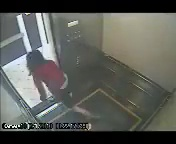
#> input picture imagenes1/image_0016.jpg, 176 x 144 px, found by its file name; its folder holds only this picture in this run
$ python vectoresImagenes.py
#> lines starting #> are read from the running program, lines starting #| are printed output that depends on the picture; after the words box and inside, x2 and y2 are one past the last pixel; in counts of white or black regions, pixels touching at a corner belong together
import cv2
import numpy as np
import os

output_image_folder = "imagenes_resultantes"
if not os.path.exists(output_image_folder):
    os.makedirs(output_image_folder)

# Obtener la lista de nombres de archivos de imágenes en la carpeta de entrada
input_image_folder = "imagenes1"
image_files = sorted(os.listdir(input_image_folder))

# Leer la primera imagen para obtener su tamaño
first_image = cv2.imread(os.path.join(input_image_folder, image_files[0]))
#> first_image is the input picture: shape (144, 176, 3); mean B, G, R 88.8, 94.5, 92.6
height, width, _ = first_image.shape
#> height = 144; width = 176

# Calcular el tamaño de cada cuadro en la matriz 20x20
cell_width = width // 20
#> cell_width = 8
cell_height = height // 20
#> cell_height = 7

# Parámetros para el algoritmo de Lucas-Kanade
lk_params = dict(winSize=(50, 50), maxLevel=4, criteria=(cv2.TERM_CRITERIA_EPS | cv2.TERM_CRITERIA_COUNT, 10, 0.001))

# Inicializar algunas variables
old_gray = None
p0 = None
blue_vectors_count = 0  # Contador de vectores azules pintados
iteration_count = 0  # Contador de iteraciones
cell_magnitude_sum = np.zeros((20, 20))  # Matriz para almacenar la suma de magnitudes por celda
cell_count = np.zeros((20, 20), dtype=int)  # Matriz para almacenar el conteo de vectores por celda

# Iterar sobre los nombres de archivos de imágenes
for image_file in image_files:
    # Leer la imagen actual
    frame = cv2.imread(os.path.join(input_image_folder, image_file))

    # Convertir a escala de grises
    gray = cv2.cvtColor(frame, cv2.COLOR_BGR2GRAY)
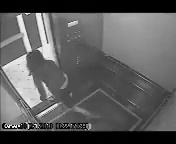
#> gray: shape (144, 176); min 0, max 253, mean 93.3

    # Si es el primer cuadro o después de cierto tiempo, detectar esquinas nuevamente
    if old_gray is None or iteration_count % 50 == 0:
        p0 = cv2.goodFeaturesToTrack(gray, mask=None, maxCorners=200, qualityLevel=0.0008, minDistance=10, blockSize=5, k=0.004)
#> p0 = 75 rows, first 8: [10, 127], [41, 14], [28, 124], [20, 15], [28, 50], [3, 67], [87, 128], [39, 49]
        old_gray = gray.copy()

    else:
        # Calcular el flujo óptico con el algoritmo de Lucas-Kanade
        p1, st, err = cv2.calcOpticalFlowPyrLK(old_gray, gray, p0, None, **lk_params)

        # Verificar que el cálculo del flujo óptico fue exitoso
        if p1 is not None:
            # Seleccionar puntos buenos
            good_new = p1[st == 1]
            good_old = p0[st == 1]

            # Coordenadas de los puntos de inicio de los vectores azules
            blue_start_points = []

            # Dibujar los vectores de movimiento y detectar celdas con magnitud mayor a 1.5
            for i, (new, old) in enumerate(zip(good_new, good_old)):
                a, b = new.ravel()
                c, d = old.ravel()
                vector = (a - c, b - d)

                # Filtrar vectores con magnitud significativa
                magnitude = np.sqrt(vector[0] ** 2 + vector[1] ** 2)
                if magnitude > 0.5:  # Mantenemos el umbral en 0.5
                    if magnitude > 3.5: # caida
                    #if magnitude > 2: # fractura
                        color = (255, 0, 0)  # Pintar de azul si la magnitud es mayor a 1.5
                        blue_vectors_count += 1  # Incrementar el contador de vectores azules
                    else:
                        color = (0, 255, 0)  # Pintar de verde si la magnitud es menor o igual a 1.5
                    cv2.arrowedLine(frame, (int(c), int(d)), (int(c + 5 * vector[0]), int(d + 5 * vector[1])), color, 2)

                    # Registrar los puntos de inicio de los vectores azules
                    if color == (255, 0, 0):
                        blue_start_points.append((int(c), int(d)))

                    # Calcular las coordenadas de la celda correspondiente
                    cell_x = min(int(c // cell_width), 19)
                    cell_y = min(int(d // cell_height), 19)

                    # Actualizar la suma de magnitudes y el conteo de vectores por celda
                    cell_magnitude_sum[cell_y, cell_x] += magnitude
                    cell_count[cell_y, cell_x] += 1
                else:
                    # Remover los puntos de inicio de los vectores que ya no están presentes
                    blue_start_points = [(x, y) for x, y in blue_start_points if any((abs(x - px) > 5 or abs(y - py) > 5) for px, py in good_new)]

            # Pintar la celda donde comienza un vector azul de color rojo
            for x, y in blue_start_points:
                cell_x = x // cell_width
                cell_y = y // cell_height
                cv2.rectangle(frame, (cell_x * cell_width, cell_y * cell_height), ((cell_x + 1) * cell_width, (cell_y + 1) * cell_height), (0, 0, 255), -1)

            # Actualizar los puntos anteriores
            p0 = good_new.reshape(-1, 1, 2)
            old_gray = gray.copy()

    # Dibujar la cuadrícula en cada celda
    for i in range(0, width, cell_width):
        cv2.line(frame, (i, 0), (i, height), (0, 255, 255), 1)
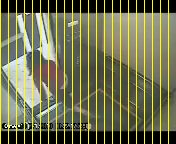
#> frame: shape (144, 176, 3); 12.5% of pixels changed, all inside (x1, y1, x2, y2) = (0, 0, 169, 144)
    for j in range(0, height, cell_height):
        cv2.line(frame, (0, j), (width, j), (0, 255, 255), 1)
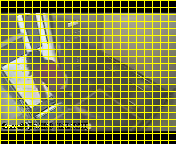
#> frame: shape (144, 176, 3); 12.76% of pixels changed, all inside (x1, y1, x2, y2) = (1, 0, 176, 141)

    # Guardar la imagen resultante
    output_image_path = os.path.join(output_image_folder, f"result_{iteration_count}.jpg")
    cv2.imwrite(output_image_path, frame)

    # Imprimir el número de iteración y el número de vectores azules pintados en esta iteración
    print("Iteración:", iteration_count, "- Número de vectores azules pintados:", blue_vectors_count)

    # Reiniciar el contador de vectores azules para la próxima iteración
    blue_vectors_count = 0

    # Incrementar el contador de iteraciones
    iteration_count += 1

# Calcular el promedio por celda de la magnitud de los vectores
average_magnitude_per_cell = cell_magnitude_sum / np.maximum(cell_count, 1)


# Guardar el promedio final de los promedios por celdas en el archivo final
print("Imágenes resultantes guardadas en la carpeta:", output_image_folder)


# Liberar los recursos y cerrar la ventana
cv2.destroyAllWindows()
